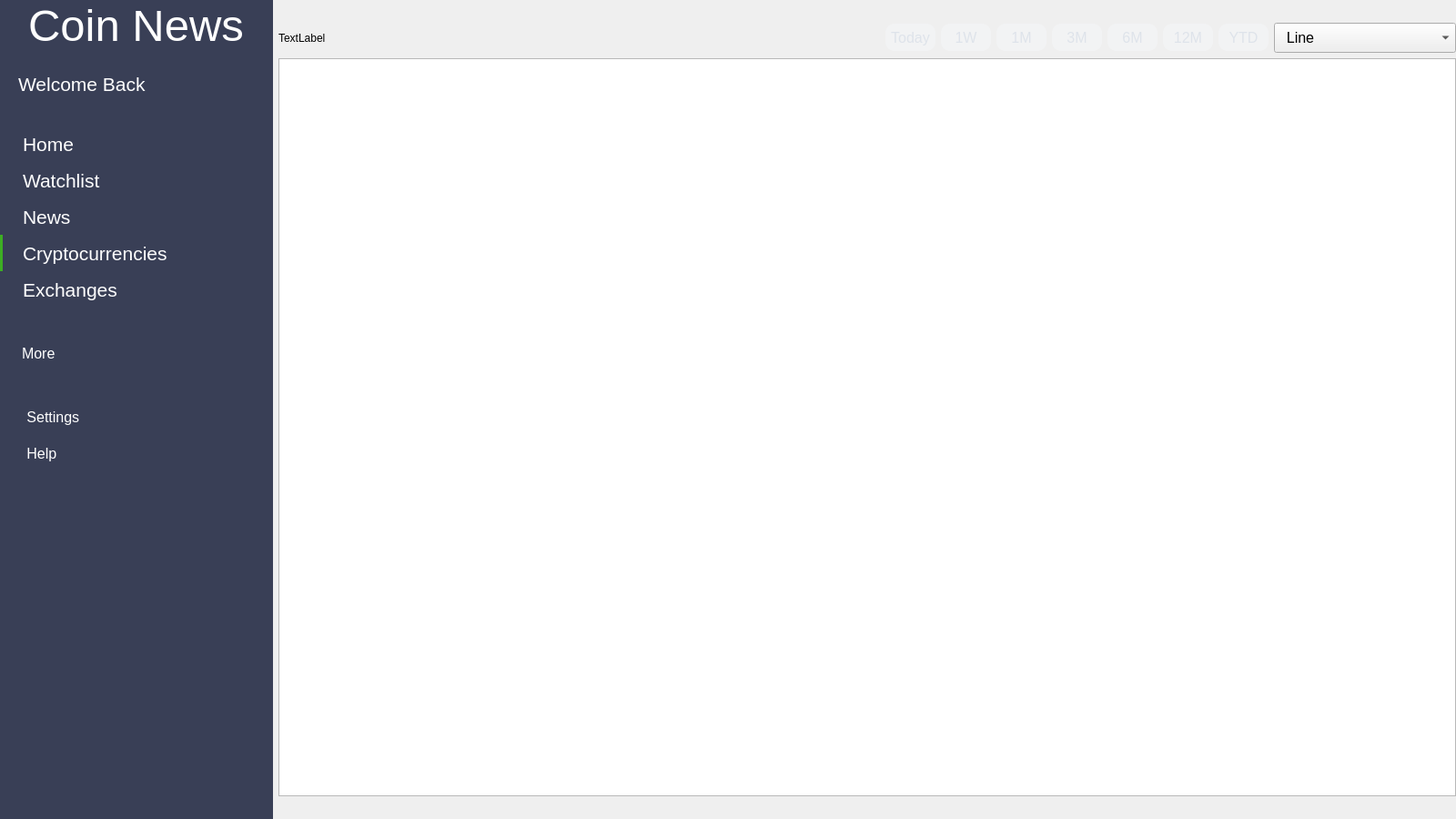
<?xml version="1.0" encoding="UTF-8"?>
<ui version="4.0">
 <class>DiscoverWindow</class>
 <widget class="QMainWindow" name="DiscoverWindow">
  <property name="geometry">
   <rect>
    <x>0</x>
    <y>0</y>
    <width>1600</width>
    <height>900</height>
   </rect>
  </property>
  <property name="windowTitle">
   <string>MainWindow</string>
  </property>
  <widget class="QWidget" name="centralwidget">
   <layout class="QHBoxLayout" name="horizontalLayout">
    <property name="leftMargin">
     <number>0</number>
    </property>
    <property name="topMargin">
     <number>0</number>
    </property>
    <property name="rightMargin">
     <number>0</number>
    </property>
    <property name="bottomMargin">
     <number>0</number>
    </property>
    <item>
     <widget class="QWidget" name="verticalWidget" native="true">
      <property name="sizePolicy">
       <sizepolicy hsizetype="Fixed" vsizetype="Preferred">
        <horstretch>0</horstretch>
        <verstretch>0</verstretch>
       </sizepolicy>
      </property>
      <property name="minimumSize">
       <size>
        <width>300</width>
        <height>0</height>
       </size>
      </property>
      <property name="maximumSize">
       <size>
        <width>300</width>
        <height>16777215</height>
       </size>
      </property>
      <property name="styleSheet">
       <string notr="true">background-color: rgb(57, 63, 86);</string>
      </property>
      <layout class="QVBoxLayout" name="verticalLayout">
       <property name="leftMargin">
        <number>0</number>
       </property>
       <property name="topMargin">
        <number>0</number>
       </property>
       <property name="rightMargin">
        <number>0</number>
       </property>
       <property name="bottomMargin">
        <number>0</number>
       </property>
       <item>
        <layout class="QHBoxLayout" name="horizontalLayout_7">
         <item>
          <widget class="QLabel" name="label_2">
           <property name="sizePolicy">
            <sizepolicy hsizetype="Fixed" vsizetype="Fixed">
             <horstretch>0</horstretch>
             <verstretch>0</verstretch>
            </sizepolicy>
           </property>
           <property name="font">
            <font>
             <pointsize>37</pointsize>
             <kerning>false</kerning>
            </font>
           </property>
           <property name="styleSheet">
            <string notr="true">color: white;
font-size: 36;
font-family: &quot;Montserrat ExtraBold&quot;;</string>
           </property>
           <property name="text">
            <string>Coin News</string>
           </property>
           <property name="alignment">
            <set>Qt::AlignCenter</set>
           </property>
          </widget>
         </item>
        </layout>
       </item>
       <item>
        <layout class="QVBoxLayout" name="verticalLayout_8">
         <item>
          <layout class="QHBoxLayout" name="horizontalLayout_4">
           <item>
            <widget class="QPushButton" name="pushButton_6">
             <property name="sizePolicy">
              <sizepolicy hsizetype="Preferred" vsizetype="Fixed">
               <horstretch>0</horstretch>
               <verstretch>0</verstretch>
              </sizepolicy>
             </property>
             <property name="minimumSize">
              <size>
               <width>300</width>
               <height>60</height>
              </size>
             </property>
             <property name="font">
              <font>
               <pointsize>16</pointsize>
              </font>
             </property>
             <property name="styleSheet">
              <string notr="true">text-align: left;
color: white;
padding-left: 20px;
background-color: rgb(57, 63, 86);
border: none;</string>
             </property>
             <property name="text">
              <string>Welcome Back</string>
             </property>
             <property name="iconSize">
              <size>
               <width>48</width>
               <height>48</height>
              </size>
             </property>
             <property name="flat">
              <bool>false</bool>
             </property>
            </widget>
           </item>
          </layout>
         </item>
        </layout>
       </item>
       <item>
        <layout class="QVBoxLayout" name="verticalLayout_9">
         <property name="spacing">
          <number>0</number>
         </property>
         <property name="topMargin">
          <number>10</number>
         </property>
         <property name="bottomMargin">
          <number>10</number>
         </property>
         <item>
          <widget class="QPushButton" name="pushButton">
           <property name="sizePolicy">
            <sizepolicy hsizetype="Minimum" vsizetype="Preferred">
             <horstretch>0</horstretch>
             <verstretch>0</verstretch>
            </sizepolicy>
           </property>
           <property name="minimumSize">
            <size>
             <width>300</width>
             <height>40</height>
            </size>
           </property>
           <property name="font">
            <font>
             <pointsize>16</pointsize>
            </font>
           </property>
           <property name="styleSheet">
            <string notr="true">QPushButton {
color: white;
border: none;
background-color: rgb(57, 63, 86);
text-align: left;
padding-left: 25px;
}
QPushButton:hover:!pressed {
	background-color: rgb(40, 43, 58);
}</string>
           </property>
           <property name="text">
            <string>Home</string>
           </property>
          </widget>
         </item>
         <item>
          <widget class="QPushButton" name="pushButton_3">
           <property name="sizePolicy">
            <sizepolicy hsizetype="Minimum" vsizetype="Preferred">
             <horstretch>0</horstretch>
             <verstretch>0</verstretch>
            </sizepolicy>
           </property>
           <property name="minimumSize">
            <size>
             <width>300</width>
             <height>40</height>
            </size>
           </property>
           <property name="font">
            <font>
             <pointsize>16</pointsize>
            </font>
           </property>
           <property name="styleSheet">
            <string notr="true">QPushButton {
color: white;
border: none;
background-color: rgb(57, 63, 86);
text-align: left;
padding-left: 25px;
}
QPushButton:hover:!pressed {
	background-color: rgb(40, 43, 58);
}</string>
           </property>
           <property name="text">
            <string>Watchlist</string>
           </property>
          </widget>
         </item>
         <item>
          <widget class="QPushButton" name="pushButton_4">
           <property name="sizePolicy">
            <sizepolicy hsizetype="Minimum" vsizetype="Preferred">
             <horstretch>0</horstretch>
             <verstretch>0</verstretch>
            </sizepolicy>
           </property>
           <property name="minimumSize">
            <size>
             <width>300</width>
             <height>40</height>
            </size>
           </property>
           <property name="font">
            <font>
             <pointsize>16</pointsize>
            </font>
           </property>
           <property name="styleSheet">
            <string notr="true">QPushButton {
color: white;
border: none;
background-color: rgb(57, 63, 86);
text-align: left;
padding-left: 25px;
}
QPushButton:hover:!pressed {
	background-color: rgb(40, 43, 58);
}</string>
           </property>
           <property name="text">
            <string>News</string>
           </property>
          </widget>
         </item>
         <item>
          <widget class="QPushButton" name="pushButton_2">
           <property name="sizePolicy">
            <sizepolicy hsizetype="Minimum" vsizetype="Preferred">
             <horstretch>0</horstretch>
             <verstretch>0</verstretch>
            </sizepolicy>
           </property>
           <property name="minimumSize">
            <size>
             <width>300</width>
             <height>40</height>
            </size>
           </property>
           <property name="font">
            <font>
             <pointsize>16</pointsize>
            </font>
           </property>
           <property name="styleSheet">
            <string notr="true">QPushButton {
color: white;
border: none;
background-color: rgb(57, 63, 86);
text-align: left;
padding-left: 22px;
border-left: 3px solid rgb(61, 174, 35);
}
QPushButton:hover:!pressed {
	background-color: rgb(40, 43, 58);
}</string>
           </property>
           <property name="text">
            <string>Cryptocurrencies</string>
           </property>
          </widget>
         </item>
         <item>
          <widget class="QPushButton" name="pushButton_7">
           <property name="sizePolicy">
            <sizepolicy hsizetype="Minimum" vsizetype="Preferred">
             <horstretch>0</horstretch>
             <verstretch>0</verstretch>
            </sizepolicy>
           </property>
           <property name="minimumSize">
            <size>
             <width>300</width>
             <height>40</height>
            </size>
           </property>
           <property name="font">
            <font>
             <pointsize>16</pointsize>
            </font>
           </property>
           <property name="styleSheet">
            <string notr="true">QPushButton {
color: white;
border: none;
background-color: rgb(57, 63, 86);
text-align: left;
padding-left: 25px;
}
QPushButton:hover:!pressed {
	background-color: rgb(40, 43, 58);
}</string>
           </property>
           <property name="text">
            <string>Exchanges</string>
           </property>
          </widget>
         </item>
         <item>
          <widget class="QLabel" name="label">
           <property name="sizePolicy">
            <sizepolicy hsizetype="Preferred" vsizetype="Fixed">
             <horstretch>0</horstretch>
             <verstretch>0</verstretch>
            </sizepolicy>
           </property>
           <property name="minimumSize">
            <size>
             <width>0</width>
             <height>100</height>
            </size>
           </property>
           <property name="font">
            <font>
             <pointsize>12</pointsize>
             <bold>false</bold>
            </font>
           </property>
           <property name="styleSheet">
            <string notr="true">padding-left: 20px;
color: white;</string>
           </property>
           <property name="text">
            <string>More</string>
           </property>
          </widget>
         </item>
         <item>
          <widget class="QPushButton" name="pushButton_5">
           <property name="sizePolicy">
            <sizepolicy hsizetype="Minimum" vsizetype="Preferred">
             <horstretch>0</horstretch>
             <verstretch>0</verstretch>
            </sizepolicy>
           </property>
           <property name="minimumSize">
            <size>
             <width>300</width>
             <height>40</height>
            </size>
           </property>
           <property name="font">
            <font>
             <pointsize>12</pointsize>
            </font>
           </property>
           <property name="styleSheet">
            <string notr="true">QPushButton {
color: white;
border: none;
background-color: rgb(57, 63, 86);
text-align: left;
padding-left: 25px;
}
QPushButton:hover:!pressed {
	background-color: rgb(40, 43, 58);
}</string>
           </property>
           <property name="text">
            <string> Settings</string>
           </property>
           <property name="icon">
            <iconset resource="resources.qrc">
             <normaloff>:/icons/icons/setting.png</normaloff>:/icons/icons/setting.png</iconset>
           </property>
           <property name="iconSize">
            <size>
             <width>25</width>
             <height>25</height>
            </size>
           </property>
          </widget>
         </item>
         <item>
          <widget class="QPushButton" name="pushButton_8">
           <property name="sizePolicy">
            <sizepolicy hsizetype="Minimum" vsizetype="Preferred">
             <horstretch>0</horstretch>
             <verstretch>0</verstretch>
            </sizepolicy>
           </property>
           <property name="minimumSize">
            <size>
             <width>300</width>
             <height>40</height>
            </size>
           </property>
           <property name="font">
            <font>
             <pointsize>12</pointsize>
            </font>
           </property>
           <property name="layoutDirection">
            <enum>Qt::LeftToRight</enum>
           </property>
           <property name="styleSheet">
            <string notr="true">QPushButton {
color: white;
border: none;
background-color: rgb(57, 63, 86);
text-align: left;
padding-left: 25px;
}
QPushButton:hover:!pressed {
	background-color: rgb(40, 43, 58);
}</string>
           </property>
           <property name="text">
            <string> Help</string>
           </property>
           <property name="icon">
            <iconset resource="resources.qrc">
             <normaloff>:/icons/icons/help.png</normaloff>:/icons/icons/help.png</iconset>
           </property>
           <property name="iconSize">
            <size>
             <width>25</width>
             <height>25</height>
            </size>
           </property>
          </widget>
         </item>
         <item>
          <spacer name="verticalSpacer">
           <property name="orientation">
            <enum>Qt::Vertical</enum>
           </property>
           <property name="sizeHint" stdset="0">
            <size>
             <width>20</width>
             <height>40</height>
            </size>
           </property>
          </spacer>
         </item>
        </layout>
       </item>
      </layout>
     </widget>
    </item>
    <item>
     <layout class="QVBoxLayout" name="verticalLayout_4">
      <item>
       <layout class="QHBoxLayout" name="horizontalLayout_3">
        <property name="topMargin">
         <number>25</number>
        </property>
       </layout>
      </item>
      <item>
       <layout class="QVBoxLayout" name="verticalLayout_6">
        <property name="leftMargin">
         <number>0</number>
        </property>
        <property name="topMargin">
         <number>0</number>
        </property>
        <property name="rightMargin">
         <number>0</number>
        </property>
        <property name="bottomMargin">
         <number>0</number>
        </property>
        <item>
         <layout class="QHBoxLayout" name="horizontalLayout_10">
          <property name="topMargin">
           <number>0</number>
          </property>
          <item>
           <widget class="QLabel" name="coinName_2">
            <property name="text">
             <string>TextLabel</string>
            </property>
           </widget>
          </item>
          <item>
           <widget class="QToolButton" name="changeTimeToday_2">
            <property name="minimumSize">
             <size>
              <width>55</width>
              <height>30</height>
             </size>
            </property>
            <property name="font">
             <font>
              <pointsize>12</pointsize>
             </font>
            </property>
            <property name="styleSheet">
             <string notr="true">QToolButton {
border-radius:10px;
background-color: rgb(242, 243, 244);
color: rgb(222, 227, 234);
}

QToolButton:hover:!pressed {
color: rgb(135, 135, 135)
}

QToolButton:pressed {
	background-color: rgb(247, 247, 247);
	color: rgb(44, 44, 44);
}</string>
            </property>
            <property name="text">
             <string>Today</string>
            </property>
           </widget>
          </item>
          <item>
           <widget class="QToolButton" name="changeTime1W_2">
            <property name="minimumSize">
             <size>
              <width>55</width>
              <height>30</height>
             </size>
            </property>
            <property name="font">
             <font>
              <pointsize>12</pointsize>
             </font>
            </property>
            <property name="styleSheet">
             <string notr="true">QToolButton {
border-radius:10px;
background-color: rgb(242, 243, 244);
color: rgb(222, 227, 234);
}

QToolButton:hover:!pressed {
color: rgb(135, 135, 135)
}

QToolButton:pressed {
	background-color: rgb(247, 247, 247);
	color: rgb(44, 44, 44);
}</string>
            </property>
            <property name="text">
             <string>1W</string>
            </property>
           </widget>
          </item>
          <item>
           <widget class="QToolButton" name="changeTime1M_2">
            <property name="minimumSize">
             <size>
              <width>55</width>
              <height>30</height>
             </size>
            </property>
            <property name="font">
             <font>
              <pointsize>12</pointsize>
             </font>
            </property>
            <property name="styleSheet">
             <string notr="true">QToolButton {
border-radius:10px;
background-color: rgb(242, 243, 244);
color: rgb(222, 227, 234);
}

QToolButton:hover:!pressed {
color: rgb(135, 135, 135)
}

QToolButton:pressed {
	background-color: rgb(247, 247, 247);
	color: rgb(44, 44, 44);
}</string>
            </property>
            <property name="text">
             <string>1M</string>
            </property>
           </widget>
          </item>
          <item>
           <widget class="QToolButton" name="changeTime3M_2">
            <property name="minimumSize">
             <size>
              <width>55</width>
              <height>30</height>
             </size>
            </property>
            <property name="font">
             <font>
              <pointsize>12</pointsize>
             </font>
            </property>
            <property name="styleSheet">
             <string notr="true">QToolButton {
border-radius:10px;
background-color: rgb(242, 243, 244);
color: rgb(222, 227, 234);
}

QToolButton:hover:!pressed {
color: rgb(135, 135, 135)
}

QToolButton:pressed {
	background-color: rgb(247, 247, 247);
	color: rgb(44, 44, 44);
}</string>
            </property>
            <property name="text">
             <string>3M</string>
            </property>
           </widget>
          </item>
          <item>
           <widget class="QToolButton" name="changeTime6M_2">
            <property name="minimumSize">
             <size>
              <width>55</width>
              <height>30</height>
             </size>
            </property>
            <property name="font">
             <font>
              <pointsize>12</pointsize>
             </font>
            </property>
            <property name="styleSheet">
             <string notr="true">QToolButton {
border-radius:10px;
background-color: rgb(242, 243, 244);
color: rgb(222, 227, 234);
}

QToolButton:hover:!pressed {
color: rgb(135, 135, 135)
}

QToolButton:pressed {
	background-color: rgb(247, 247, 247);
	color: rgb(44, 44, 44);
}</string>
            </property>
            <property name="text">
             <string>6M</string>
            </property>
           </widget>
          </item>
          <item>
           <widget class="QToolButton" name="changeTime12M_2">
            <property name="minimumSize">
             <size>
              <width>55</width>
              <height>30</height>
             </size>
            </property>
            <property name="font">
             <font>
              <pointsize>12</pointsize>
             </font>
            </property>
            <property name="styleSheet">
             <string notr="true">QToolButton {
border-radius:10px;
background-color: rgb(242, 243, 244);
color: rgb(222, 227, 234);
}

QToolButton:hover:!pressed {
color: rgb(135, 135, 135)
}

QToolButton:pressed {
	background-color: rgb(247, 247, 247);
	color: rgb(44, 44, 44);
}</string>
            </property>
            <property name="text">
             <string>12M</string>
            </property>
           </widget>
          </item>
          <item>
           <widget class="QToolButton" name="changeTimeYTD_2">
            <property name="minimumSize">
             <size>
              <width>55</width>
              <height>30</height>
             </size>
            </property>
            <property name="font">
             <font>
              <pointsize>12</pointsize>
             </font>
            </property>
            <property name="styleSheet">
             <string notr="true">QToolButton {
border-radius:10px;
background-color: rgb(242, 243, 244);
color: rgb(222, 227, 234);
}

QToolButton:hover:!pressed {
color: rgb(135, 135, 135)
}

QToolButton:pressed {
	background-color: rgb(247, 247, 247);
	color: rgb(44, 44, 44);
}</string>
            </property>
            <property name="text">
             <string>YTD</string>
            </property>
           </widget>
          </item>
          <item>
           <widget class="QComboBox" name="changChartType_2">
            <property name="sizePolicy">
             <sizepolicy hsizetype="Fixed" vsizetype="Fixed">
              <horstretch>0</horstretch>
              <verstretch>0</verstretch>
             </sizepolicy>
            </property>
            <property name="minimumSize">
             <size>
              <width>200</width>
              <height>0</height>
             </size>
            </property>
            <property name="font">
             <font>
              <pointsize>12</pointsize>
             </font>
            </property>
            <property name="sizeAdjustPolicy">
             <enum>QComboBox::AdjustToMinimumContentsLengthWithIcon</enum>
            </property>
            <property name="iconSize">
             <size>
              <width>25</width>
              <height>25</height>
             </size>
            </property>
            <item>
             <property name="text">
              <string>  Line</string>
             </property>
             <property name="icon">
              <iconset resource="resources.qrc">
               <normaloff>:/charts/icons/line-chart.png</normaloff>:/charts/icons/line-chart.png</iconset>
             </property>
            </item>
            <item>
             <property name="text">
              <string>  Mountain</string>
             </property>
             <property name="icon">
              <iconset resource="resources.qrc">
               <normaloff>:/charts/icons/mountain-chart.png</normaloff>:/charts/icons/mountain-chart.png</iconset>
             </property>
            </item>
            <item>
             <property name="text">
              <string>  Candle</string>
             </property>
             <property name="icon">
              <iconset resource="resources.qrc">
               <normaloff>:/charts/icons/candle-fill-chart.png</normaloff>:/charts/icons/candle-fill-chart.png</iconset>
             </property>
            </item>
            <item>
             <property name="text">
              <string>  Hollow Candle</string>
             </property>
             <property name="icon">
              <iconset resource="resources.qrc">
               <normaloff>:/charts/icons/candle-chart.png</normaloff>:/charts/icons/candle-chart.png</iconset>
             </property>
            </item>
           </widget>
          </item>
         </layout>
        </item>
        <item>
         <widget class="QChartView" name="chartView_2">
          <property name="sizePolicy">
           <sizepolicy hsizetype="Expanding" vsizetype="Expanding">
            <horstretch>0</horstretch>
            <verstretch>0</verstretch>
           </sizepolicy>
          </property>
          <property name="styleSheet">
           <string notr="true"/>
          </property>
         </widget>
        </item>
       </layout>
      </item>
      <item>
       <layout class="QVBoxLayout" name="verticalLayout_7">
        <property name="topMargin">
         <number>25</number>
        </property>
       </layout>
      </item>
     </layout>
    </item>
   </layout>
  </widget>
 </widget>
 <customwidgets>
  <customwidget>
   <class>QChartView</class>
   <extends>QGraphicsView</extends>
   <header>QtCharts</header>
  </customwidget>
 </customwidgets>
 <resources>
  <include location="resources.qrc"/>
 </resources>
 <connections/>
</ui>
